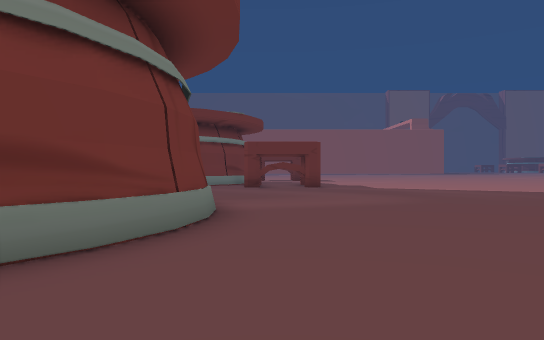
view 1 (above)

24 first-person views from a walk through a Unity game level. The camera is 1.3 m above the floor, looks level and sees 70° across. The floor is counted in squares, 2 m on a side. Each view is taken from the middle of a square. On the plan, view 1 faces up. The plan holds only what a view shows up to about 11 squares ahead; the rest is blank. The place goes on beyond the plan. Some animated figures are left out.

view 2
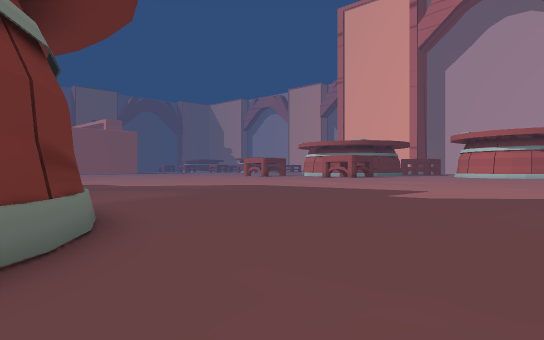

view 3
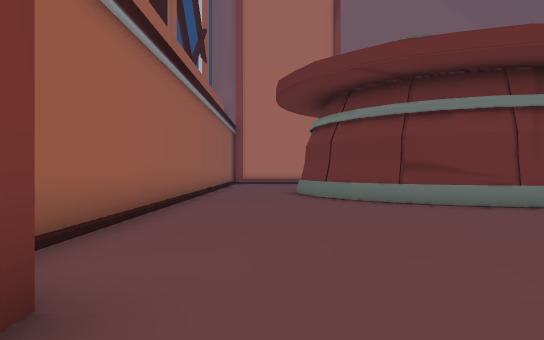

view 4
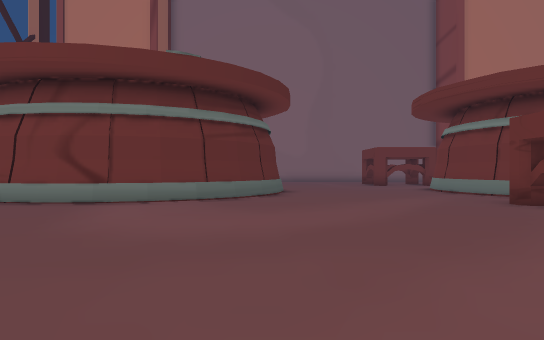

view 5
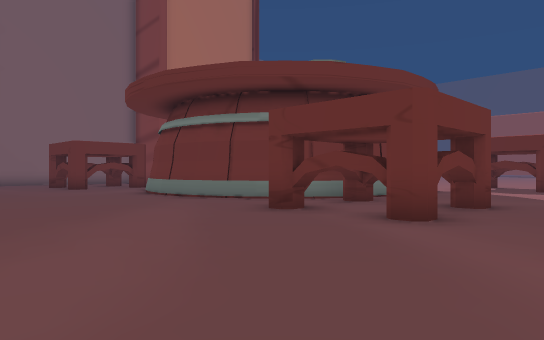

view 6
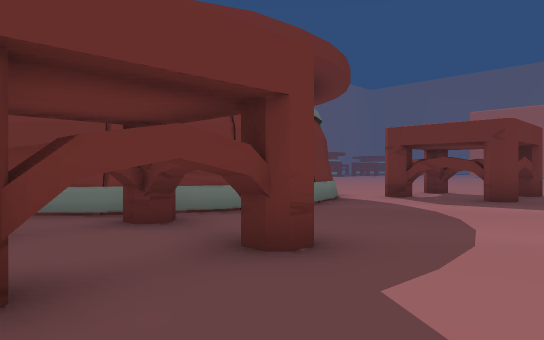

view 7
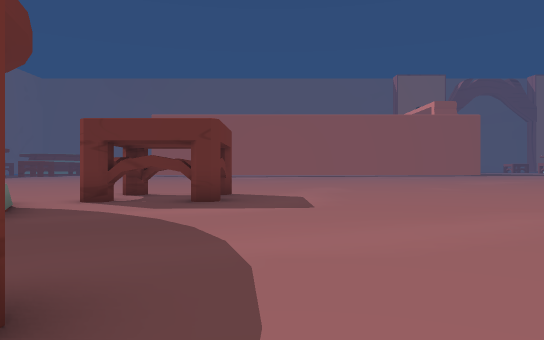

view 8
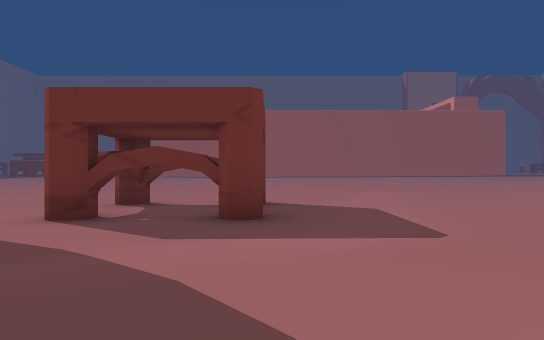

view 9
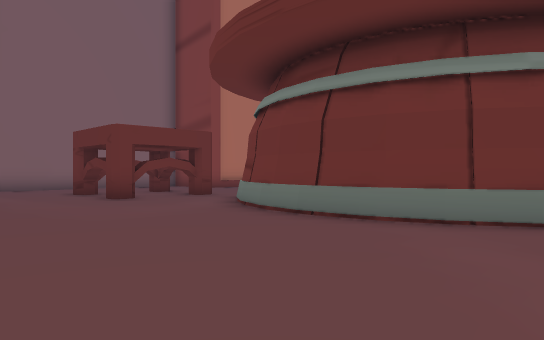

view 10
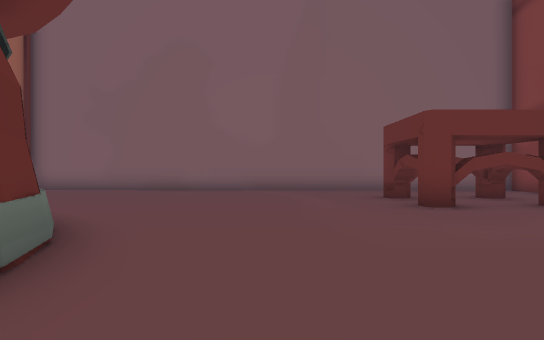

view 11
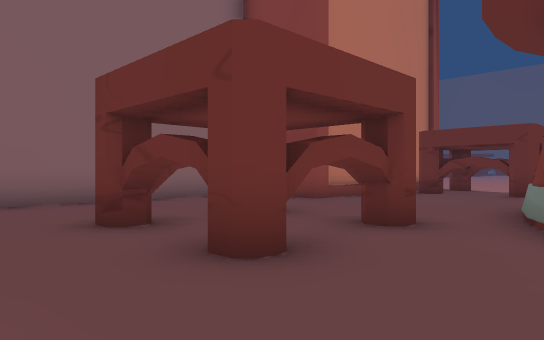

view 12
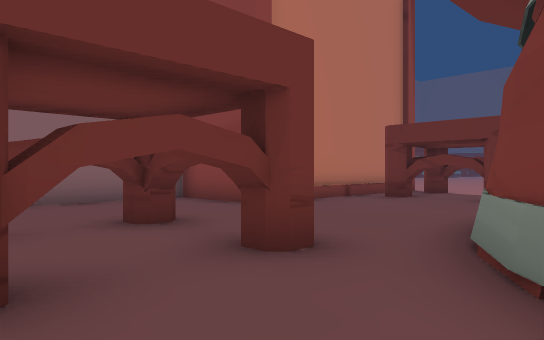

view 13
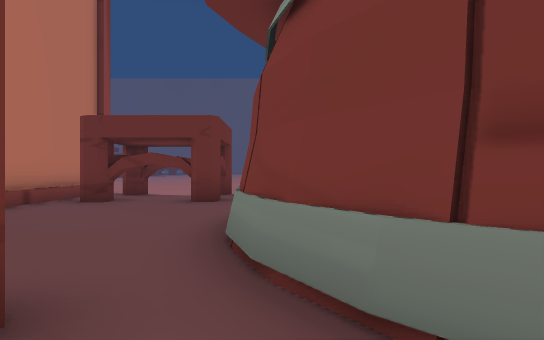

view 14
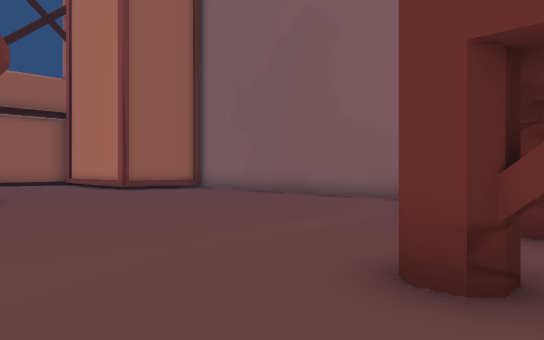

view 15
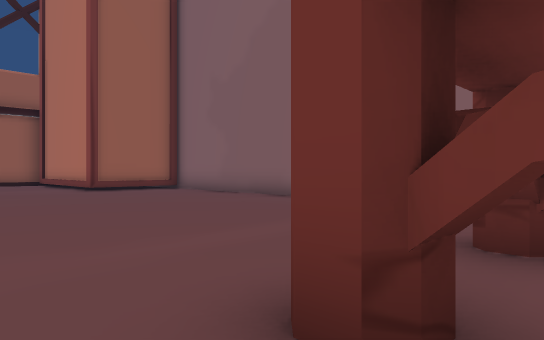

view 16
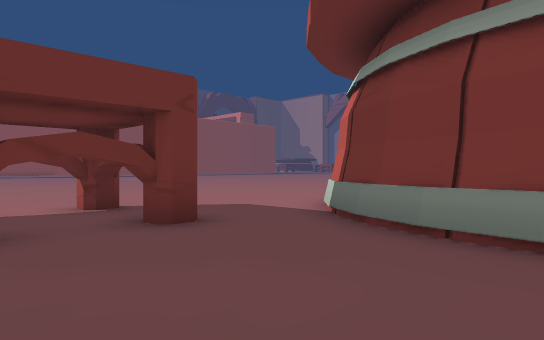

view 17
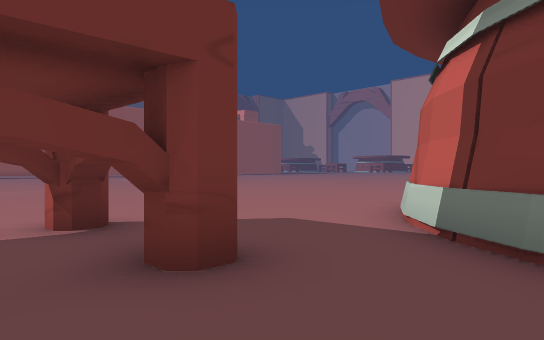

view 18
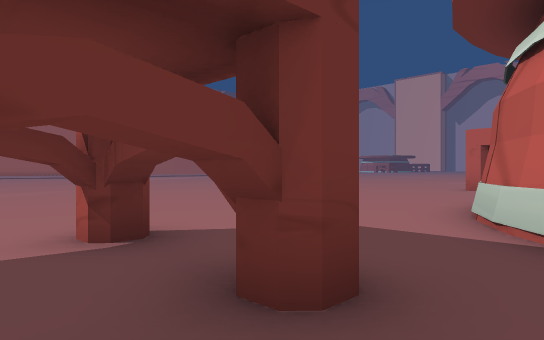

view 19
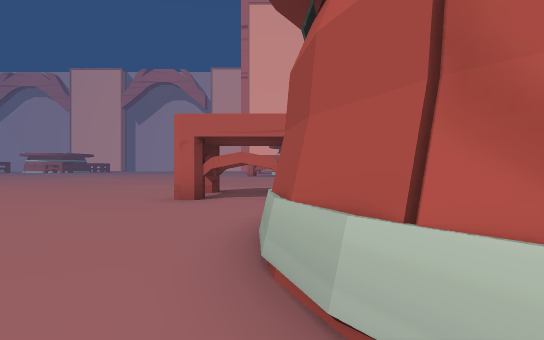

view 20
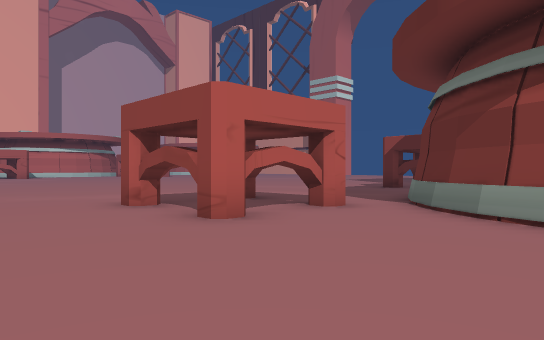

view 21
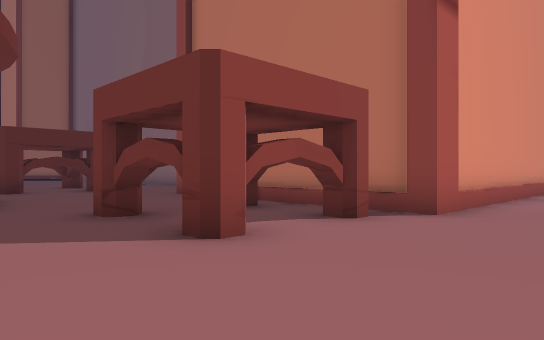

view 22
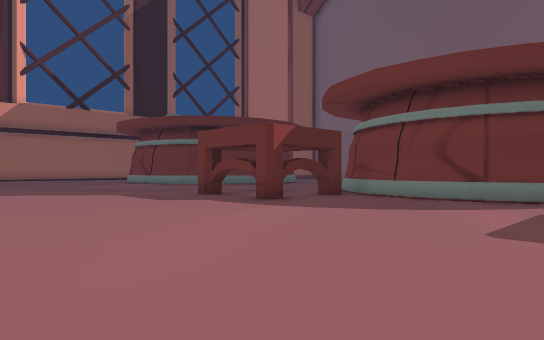

view 23
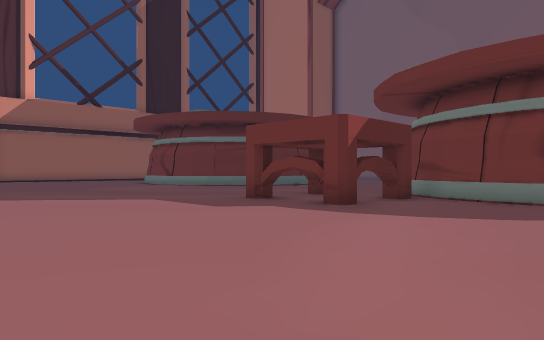

view 24
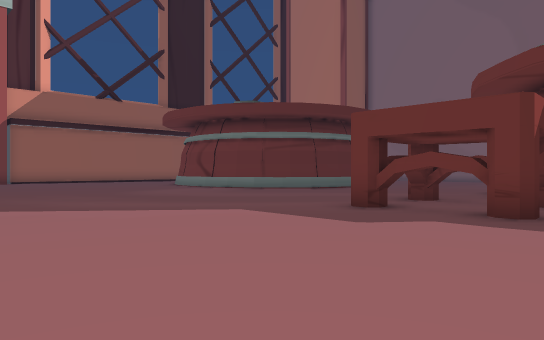

### Floor plan
Points are (right, up) in squares from view 1. A wall is a line through its corners. A room is listed if a view was taken in it or the views show most of it. See-through windows are left out.
Room 1 (views 1, 2, 3, 4, 5, 6, 7, 8, 9, 10, 11, 12, 13, 14, 15, 16, 17, 18, 19, 20, 21, 22, 23, 24)
walls: (-4.5, 15.6) (-6, 15.5); (-4.6, 15.8) (-5.7, 15.7); (-3.5, 16) (-5, 15.6); (-5.6, 15.7) (-7.1, 15.8); (-2.7, 16.5) (-3.9, 15.9); (-6.6, 15.8) (-8, 16.3); (-1.9, 17.3) (-2.9, 16.4); (-7.6, 16.1) (-8.9, 16.9); (-1.5, 18.3) (-2, 17.5); (-1.3, 18.3) (-2, 17.3); (-4.1, 10) (-3.3, 9.7); (-3.6, 9.9) (-2.5, 9.1); (-1.1, 19.3) (-1.6, 18); (-9.2, 17.1) (-9.6, 17.6); (-9.3, 17.4) (-10.1, 18.7); (-2.8, 9.3) (-2.5, 8.9); (-7.6, 10) (-6.5, 10.3); (-1, 20.4) (-1.2, 18.9); (-7.5, 9.8) (-6.8, 10); (-9.8, 18.3) (-10.3, 19.7); (-2.1, 8.6) (-1.8, 8.2); (-2.1, 8.5) (-1.3, 7.2); (-1, 21.4) (-0.9, 19.9); (-10.2, 19.2) (-10.3, 20.3); (-1.5, 7.7) (-1.2, 6.6); (-1.4, 22.4) (-1, 21); (-1.3, 7.6) (-0.9, 6.3); (-10.4, 20.5) (-10.2, 21.8); (-2.1, 23.3) (-1.5, 22.3); (-10.2, 21.3) (-9.8, 22.6); (-1.1, 6.6) (-1, 5.2); (-2.8, 24) (-1.8, 22.9); (-3.7, 24.5) (-2.5, 23.8); (-9.6, 22.8) (-9.1, 23.5); (-3.8, 24.6) (-3.3, 24.4); (-9.3, 23.2) (-9, 23.6); (-1, 5.7) (-1.2, 4.2); (-8.9, 23.7) (-8.3, 24.2); (-8.5, 24) (-7.3, 24.7); (-6.7, 24.8) (-5.3, 25); (-7.7, 24.5) (-6.4, 25); (-1.1, 4.6) (-1.6, 3.2); (-1.5, 3.6) (-2.1, 2.6); (-1.3, 3.5) (-2.1, 2.4); (-2.4, 2.3) (-3, 1.7); (-2.7, 2) (-4, 1.2); (-3.7, 1.4) (-5, 0.9); (-4.5, 1) (-5, 1); (-15, 26.2) (-15, 21.1); (-15, 27.1) (-15, 26.4); (-4.9, -2.1) (2.6, -2.1); (-17.5, 27.5) (-16.2, 27.5); (-17.5, 27.6) (-14.8, 27.6) (-14.8, 20.4) (-17.5, 20.4)
objects: other object (-14, 15) to (-11, 17); other object (-14, 24) to (-11, 27); other object (-1, 15) to (2, 17); other object (-1, 24) to (2, 27)

Positions as (right, up) in squares from view 1, and headings:
1: (0, 0), facing up
2: (-3, -1), facing up-right
3: (6, 0), facing left
4: (7, 10), facing left
5: (4, 10), facing up-left
6: (4, 15), facing up-left
7: (3, 16), facing up
8: (2, 19), facing up
9: (-2, 11), facing up-left
10: (-4, 12), facing left
11: (-9, 13), facing up-left
12: (-9, 15), facing up-left
13: (-10, 16), facing up
14: (-9, 16), facing down-left
15: (-10, 16), facing down-left
16: (-14, 20), facing up-right
17: (-13, 22), facing up-right
18: (-13, 23), facing up-right
19: (-9, 25), facing right
20: (-5, 30), facing down-right
21: (-9, 30), facing down-left
22: (8, 24), facing down-left
23: (8, 22), facing down-left
24: (8, 19), facing down-left
